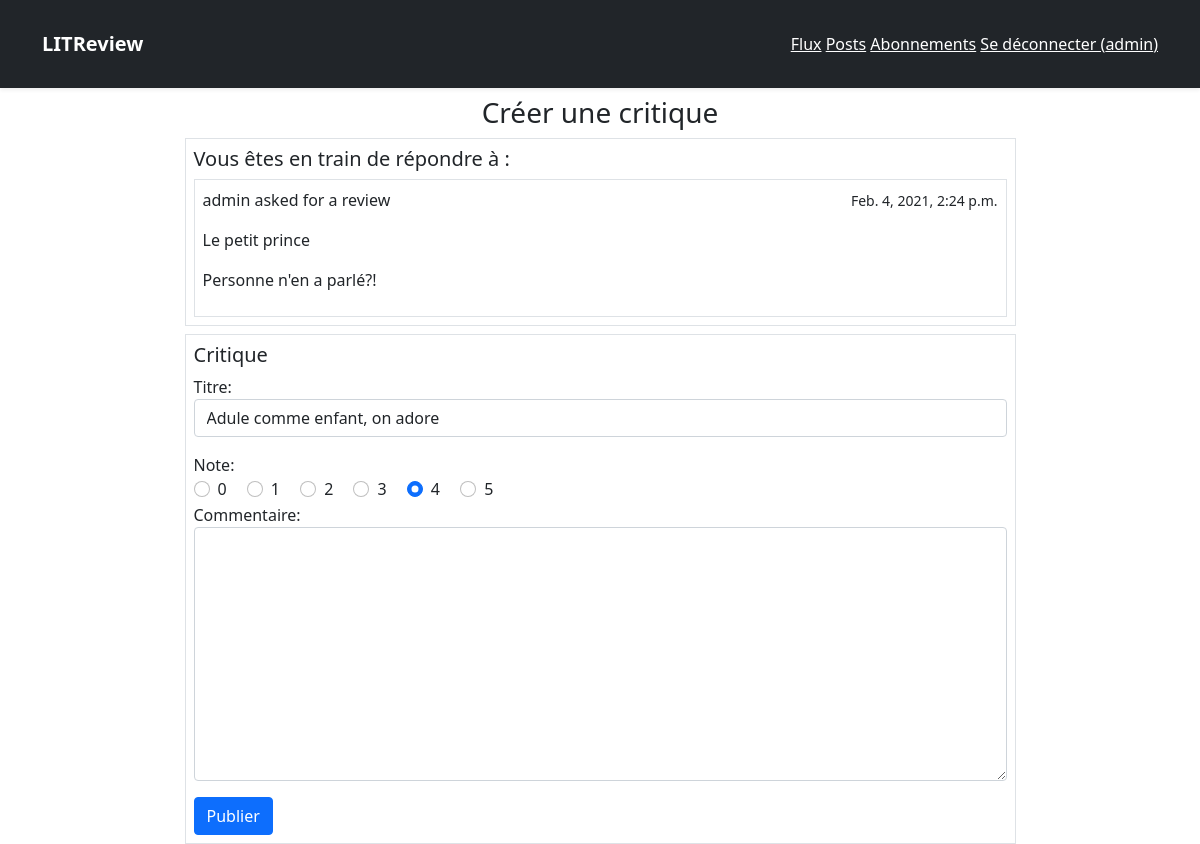
Page /reviews/14/review/ (signed in) on the committed database.
### reviews/models.py (models this page shows)
class Ticket(models.Model):
    title = models.CharField(max_length=128)
    description = models.TextField(max_length=2048)
    user = models.ForeignKey(
        settings.AUTH_USER_MODEL,
        on_delete=models.CASCADE
    )
    image = models.ImageField(null=True, blank=True, upload_to='images')
    time_created = models.DateTimeField(auto_now_add=True)

class Review(models.Model):
    ticket = models.ForeignKey(Ticket, on_delete=models.CASCADE)
    rating = models.PositiveSmallIntegerField(
        validators=[MinValueValidator(0), MaxValueValidator(5)])
    user = models.ForeignKey(settings.AUTH_USER_MODEL,
                             on_delete=models.CASCADE)
    headline = models.CharField(max_length=128)
    body = models.TextField(max_length=8192, blank=True)
    time_created = models.DateTimeField(auto_now_add=True)

### reviews/views.py (the view)
# urls.py: path('<int:ticket_id>/review/', views.review_ticket, name='reviewticket'),
@login_required
def review_ticket(request, ticket_id):
    ticket = get_object_or_404(Ticket, pk=ticket_id)
    user_review = ticket.review_set.filter(user_id=request.user.id)
    if user_review:
        review = user_review[0]
    else:
        review = None
    if request.method == 'POST':
        form = ReviewForm(request.POST, instance=review)
        if form.is_valid():
            review = form.save(commit=False)
            review.rating = request.POST['rating']
            review.user = request.user
            review.ticket = ticket
            review.save()
            return redirect('reviews:feed')
    else:
        form = ReviewForm(instance=review)
    return render(request, 'reviews/reviewticket.html', {
        'ticket': ticket,
        'form': form,
        'max_rate': range(6),
        'review': review,
    })

### reviews/forms.py
class ReviewForm(forms.ModelForm):
    class Meta:
        model = Review
        fields = ['headline', 'body']
        labels = {
            'headline': 'Titre',
            'body': 'Commentaire'
        }
        widgets = {
            'headline': forms.TextInput(attrs={'class': 'form-control'}),
            'body': forms.Textarea(attrs={'class': 'form-control'}),
        }

### reviews/templates/reviews/reviewticket.html (shortened to what this page needs)
{% extends 'base.html' %}
{% block content %}
<h3 class="text-center">Créer une critique</h3>
<div class="row justify-content-center">
    <div class="col-9">
        <div class="border p-2">
            <div class="align-center">
                <h5>Vous êtes en train de répondre à :</h5>
            </div>
            <div class="border p-2 d-flex">
                <div class="d-block">
                    <p>{{ ticket.user }} asked for a review</p>
                    <p>{{ ticket.title }}</p>
                    <p>{{ ticket.description }}</p>
                </div>
                <span class="ms-auto"><small>{{ ticket.time_created}}</small></span>
            </div>
        </div>
        <div class="border mt-2 p-2">
            <h5>
                Critique
            </h5>
            <form action="{% url 'reviews:reviewticket' ticket.id%}" method="POST">
                <div>
                    <p>
                        {{ form.headline.label_tag }}
                        {{ form.headline }}
                    </p>
                    <span>Note:</span>
                    <div>
                        {% for i in max_rate %}
                        <div class="form-check form-check-inline">
                            <input class="form-check-input" type="radio" name="rating" id="inlineRadio{{ i }}"
                                value="{{ i }}" {% if review.rating == i %} checked {% endif %}>
                            <label class="form-check-label" for="inlineRadio{{i}}">{{ i }}</label>
                        </div>
                        {% endfor %}
                    </div>
                    <p>
                        {{ form.body.label_tag }}
                        {{ form.body }}
                    </p>
                </div>
                <input type="submit" value="Publier" class="btn btn-primary"/>
            </form>
        </div>
    </div>
    {% endblock content %}

### litreview/templates/base.html (shortened to what this page needs)
<!DOCTYPE html>
<html lang="en">
<head>
    <link href="https://cdn.jsdelivr.net/npm/bootstrap@5.0.0-beta1/dist/css/bootstrap.min.css" rel="stylesheet"
>
</head>
<body>
    <header>
        <div class="navbar navbar-dark bg-dark shadow-sm">
            <div class="container">
                <a href="{% url 'reviews:feed' %}" class="navbar-brand d-flex align-items-center">
                    <strong>LITReview</strong>
                </a>
                <div class="col-sm-4 offset-md-1 py-4 text-end">
                    {% if user.is_authenticated %}
                    <a class="text-white" href="{% url 'reviews:feed' %}">Flux</a>
                    <a class="text-white" href="{% url 'reviews:posts' %}">Posts</a>
                    <a class="text-white" href="{% url 'reviews:subscribes' %}">Abonnements</a>
                    <a class="text-white" href="{% url 'users:logout' %}">Se déconnecter ({{ request.user }})</a>
                    {% endif %}
                </div>
            </div>
        </div>
    </header>
    <div class="container mt-2">
        {% block content %}
        {% endblock content %}
    </div>
</body>
</html>

### rows in the picture
Ticket: user "admin", title "Le petit prince", description "Personne n'en a parlé?!", time_created "Feb. 4, 2021, 2:24 p.m."
Review: headline "Adule comme enfant, on adore", rating "☐ 0" "☐ 1" "☐ 2" "☐ 3" "☑ 4" "☐ 5"

### other values in the picture
{{ request.user }} "admin"
{{ i }} "0" "1" "2" "3" "4" "5"
